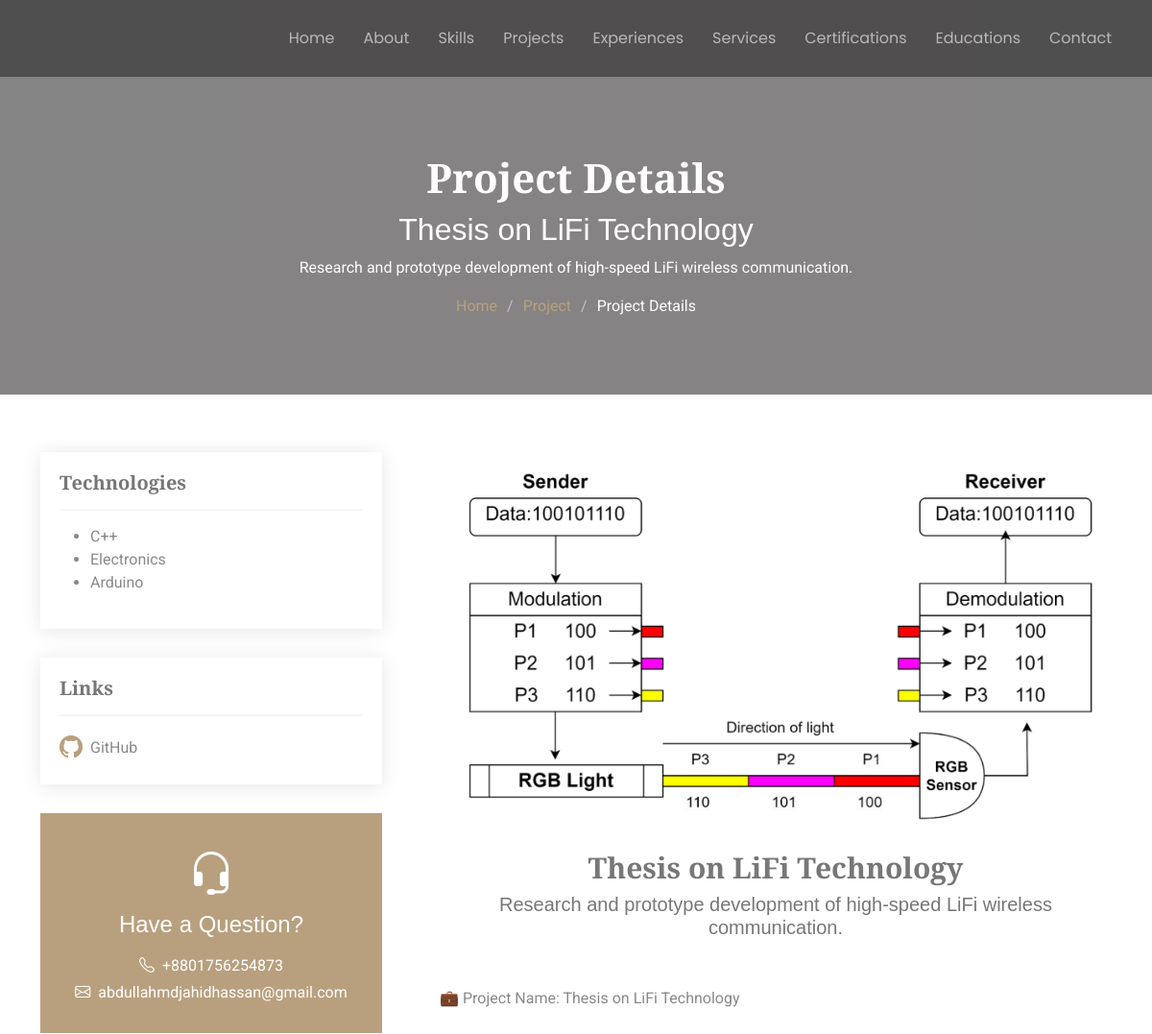
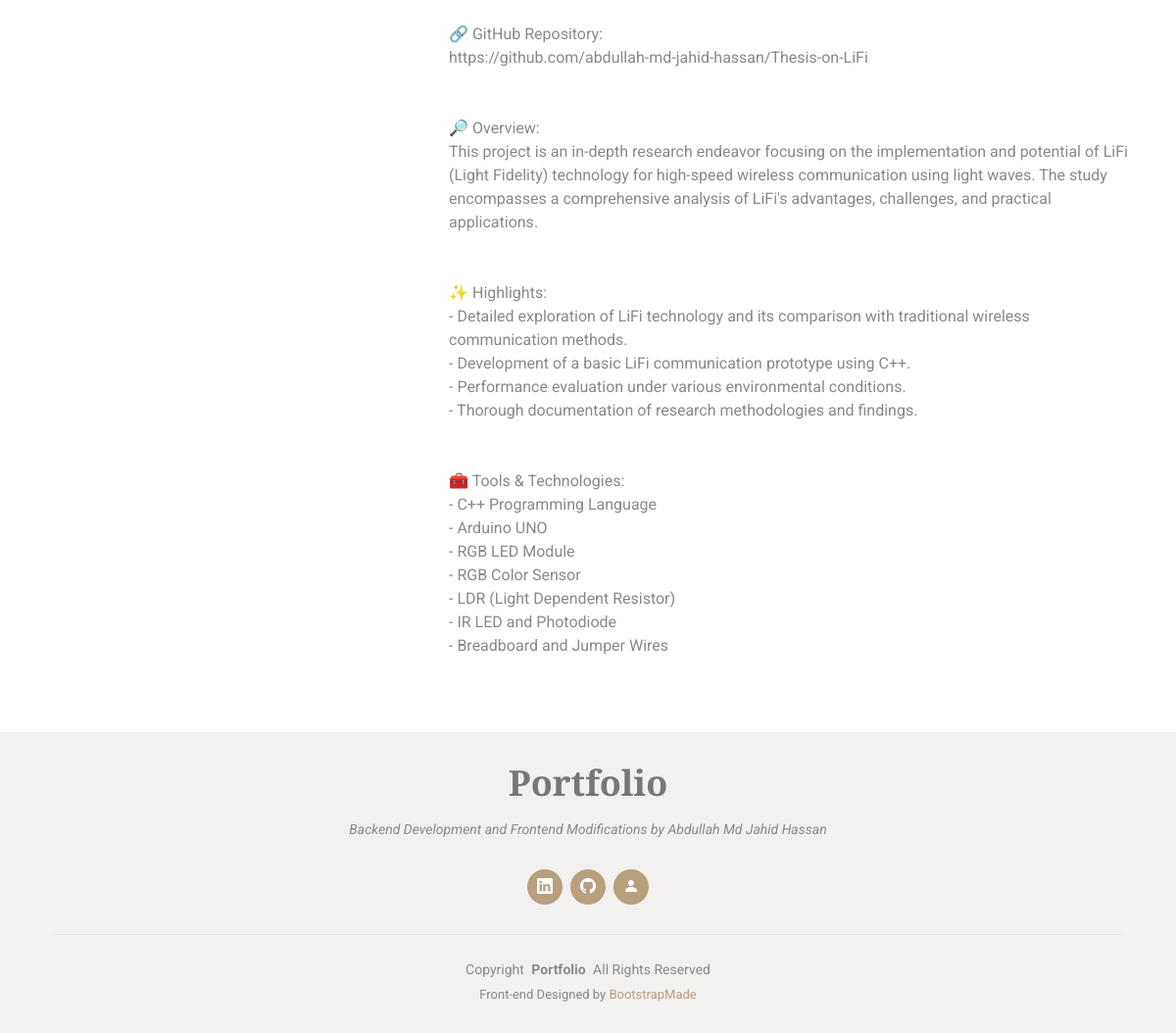
/project/Abdullah_Md_Jahid_Hassan/thesis-on-lifi-technology, run on the app's committed database (2 pictures, top to bottom).
### landing_spot/models.py (models this page shows, shortened)
class Project(models.Model):
    id = models.AutoField(primary_key=True)
    title = models.CharField(max_length=255, null=True, blank=False)
    tag_line = models.CharField(max_length=255, null=True, blank=True)
    slug = models.SlugField(max_length=300, unique=True, null=True, blank=True)
    categories = models.ManyToManyField(ProjectCategory)
    description = models.TextField(null=True, blank=True)
    resume_des = models.TextField(null=True, blank=True)
    image_path = models.ImageField(upload_to='portfolio/img/project_images/', null=True, blank=True)
    github_link = models.URLField(max_length=255, null=True, blank=True)
    live_link = models.URLField(max_length=255, null=True, blank=True)
    start_date = models.DateField(null=True, blank=True)
    end_date = models.DateField(null=True, blank=True)
    is_featured = models.BooleanField(default=False)
    user = models.ForeignKey(User, on_delete=models.CASCADE, related_name='projects')
    objects = CustomProjectOrder() # Custom ordering
    class Meta:
        verbose_name = "Project"
        verbose_name_plural = "Projects"

class ProjectCategory(models.Model):
    name = models.CharField(max_length=50, unique=True)
    slug = models.SlugField(max_length=50, unique=True)
    def __str__(self):
        return self.name
    class Meta:
        verbose_name = "Project Category"
        verbose_name_plural = "Project Categories"

class User(AbstractUser):
    tag_line = models.CharField(max_length=100, null=True, blank=True)
    phone = models.CharField(max_length=20, null=True, blank=False, unique=True)
    country = models.CharField(max_length=100, null=True, blank=False)
    city = models.CharField(max_length=100, null=True, blank=False)
    area = models.CharField(max_length=100, null=True, blank=False)
    location_link = models.CharField(max_length=255, null=True, blank=True)
    about = models.TextField(null=True, blank=True)
    github = models.URLField(max_length=255, null=True, blank=True)
    linkedin = models.URLField(max_length=255, null=True, blank=True)
    portfolio = models.URLField(max_length=255, null=True, blank=True)
    static_resume_file = models.FileField(upload_to='portfolio/img/resume/static/', null=True, blank=True)
    banner_image = models.ImageField(upload_to='portfolio/img/person/banner_images/', null=True, blank=False)
    profile_image = models.ImageField(upload_to='portfolio/img/person/profile_images/', null=True, blank=False)
    hobbies = models.TextField(null=True, blank=True)
    language = models.CharField(max_length=255, null=True, blank=True)
    meta_description = models.TextField(null=True, blank=True)
    class Meta:
        verbose_name = "User"
        verbose_name_plural = "Users"

### landing_spot/views.py (the view)
# urls.py: path('project/<str:username>/<str:slug>', views.Project_Details, name='Project_Details'),
def Project_Details(request, username, slug):
    project = get_object_or_404(Project, slug=slug, user__username=username)
    project.user_phone = project.user.phone
    project.user_email = project.user.email
    root_url = request.build_absolute_uri('/')
    previous_page = request.META.get('HTTP_REFERER', '/')
    context = {
        'project': project,
        'username': username,
        'previous_page': previous_page,
        }
    return render(request, 'project_details.html', context)

### my_portfolio/utils/models_utils.py (called while the page is built)
    def get_queryset(self):
        return super().get_queryset().annotate(
            featured_order=Case(
                When(is_featured=True, then=Value(0)),
                default=Value(1),
                output_field=IntegerField()
            ),
            no_end_date_order=Case(
                When(end_date=None, then=Value(0)),
                default=Value(1),
                output_field=IntegerField()
            )
        ).order_by('featured_order', 'no_end_date_order', '-end_date')

### Hosted/PAW/landing_spot/templates/project_details.html (shortened to what this page needs)
{% extends "master.html" %}
{% load static %}
{% block body %}
    <main class="main">
    <div class="page-title dark-background">
      <div class="container position-relative">
        <h1>Project Details</h1>
        <h2>{{project.title}}</h2>
        <p>{{project.tag_line}}</p>
        <nav class="breadcrumbs">
          <ol>
            <li><a href="{{previous_page}}">Home</a></li>
            <li><a href="{{previous_page}}#projects">Project</a></li>
            <li class="current">Project Details</li>
          </ol>
        </nav>
      </div>
    </div>
    <section id="project-details" class="project-details section">
      <div class="container">
        <div class="row gy-5">
          <div class="col-lg-4" data-aos="fade-up" data-aos-delay="100">
            <div class="technology-box">
              <h4>Technologies</h4>
              <div class="technology-list">
                <ul>
                  {% for technology in project.categories.all%}
                    <li>{{technology}}</li>
                  {% endfor %}
                </ul>
              </div>
            </div>
            {% if project.github_link or project.live_link %}
              <div class="technology-box">
                <h4>Links</h4>
                <div class="link-catalog">
                  {% if project.github_link %}
                    <a href="{{project.github_link}}" target="_blank"><i class="bi bi-github"></i><span>GitHub</span></a>
                  {% endif %}
                </div>
              </div>
            {% endif %}
            <div class="help-box d-flex flex-column justify-content-center align-items-center">
              <i class="bi bi-headset help-icon"></i>
              <h4>Have a Question?</h4>
              <p class="d-flex align-items-center mt-2 mb-0"><i class="bi bi-telephone me-2"></i> <a href="tel:{{project.user_phone}}">{{project.user_phone}}</a></p>
              <p class="d-flex align-items-center mt-1 mb-0"><i class="bi bi-envelope me-2"></i> <a href="mailto:{{project.user_email}}">{{project.user_email}}</a></p>
            </div>
          </div>
          <div class="project-description col-lg-8 ps-lg-5" data-aos="fade-up" data-aos-delay="200">
            <img src="
                    {% if project.image_path %}
                      {{ project.image_path.url }}
                    {% else %}
                      {% static "portfolio/img/project/project_default_img.jpg" %}
                    {% endif %}
                  " alt="Project image" class="img-fluid projects-img">
            <h3>{{project.title}}</h3>
            <h4>{{project.tag_line}}</h4>
            <p>{{project.description|linebreaksbr}}</p>
          </div>
        </div>
      </div>
    </section>
  </main>
{% endblock body %}

### landing_spot/static/portfolio/css/main.css (style rules this page uses)
:root { --default-font: "Roboto", system-ui, -apple-system, "Segoe UI", Roboto, "Helvetica Neue", Arial, "Noto Sans", "Liberation Sans", sans-serif, "Apple Color Emoji", "Segoe UI Emoji", "Segoe UI Symbol", "Noto Color Emoji"; --heading-font: "Playfair Display", sans-serif; --nav-font: "Poppins", sans-serif; }
:root { --background-color: #ffffff; --default-color: #898989; --heading-color: #777777; --accent-color: #b8a07e; --surface-color: #ffffff; --contrast-color: #ffffff; }
:root { --nav-color: rgba(255, 255, 255, 0.6); --nav-hover-color: #ffffff; --nav-mobile-background-color: #ffffff; --nav-dropdown-background-color: #ffffff; --nav-dropdown-color: #898989; --nav-dropdown-hover-color: #b8a07e; }
.dark-background { --background-color: #858484; --default-color: #ffffff; --heading-color: #ffffff; --surface-color: #9e9e9e; --contrast-color: #ffffff; }
:root { scroll-behavior: smooth; }
body { color: var(--default-color); background-color: var(--background-color); font-family: var(--default-font); }
a { color: var(--accent-color); text-decoration: none; transition: 0.3s; }
h1, h2, h3, h4, h5, h6 { color: var(--heading-color); font-family: var(--heading-font); }
.page-title { color: var(--default-color); background-color: var(--background-color); padding: 160px 0 80px 0; text-align: center; position: relative; }
.page-title:before { content: ""; background-color: color-mix(in srgb, var(--background-color), transparent 50%); position: absolute; inset: 0; }
.page-title h1 { font-size: 42px; font-weight: 700; margin-bottom: 10px; }
.page-title .breadcrumbs ol { display: flex; flex-wrap: wrap; list-style: none; justify-content: center; padding: 0; margin: 0; font-size: 16px; font-weight: 400; }
.page-title .breadcrumbs ol li+li { padding-left: 10px; }
.page-title .breadcrumbs ol li+li::before { content: "/"; display: inline-block; padding-right: 10px; color: color-mix(in srgb, var(--default-color), transparent 50%); }
section, .section { color: var(--default-color); background-color: var(--background-color); padding: 60px 0; scroll-margin-top: 80px; overflow: clip; }
.project-details .technology-box { background-color: var(--surface-color); padding: 20px; box-shadow: 0px 2px 20px rgba(0, 0, 0, 0.1); }
.project-details .technology-box+.technology-box { margin-top: 30px; }
.project-details .technology-box h4 { font-size: 20px; font-weight: 700; border-bottom: 2px solid color-mix(in srgb, var(--default-color), transparent 92%); padding-bottom: 15px; margin-bottom: 15px; }
.project-details .link-catalog a { color: var(--default-color); display: flex; align-items: center; padding: 10px 0; transition: 0.3s; border-top: 1px solid color-mix(in srgb, var(--default-color), transparent 90%); }
.project-details .link-catalog a:first-child { border-top: 0; padding-top: 0; }
.project-details .link-catalog a:last-child { padding-bottom: 0; }
.project-details .link-catalog a i { font-size: 24px; margin-right: 8px; color: var(--accent-color); }
.project-details .help-box { background-color: var(--accent-color); color: var(--contrast-color); margin-top: 30px; padding: 30px 15px; }
.project-details .help-box .help-icon { font-size: 48px; }
.project-details .help-box h4, .project-details .help-box a { color: var(--contrast-color); }
.project-details .projects-img { margin-bottom: 20px; }
.project-details .project-description h3 { font-size: 30px; font-weight: 700; text-align: center; }
.project-details .project-description h4 { font-size: 20px; font-weight: 300; text-align: center; }
.project-details .project-description p { margin-top: 50px; font-size: 16px; }

### data on the page
Project: title "Thesis on LiFi Technology", tag_line "Research and prototype development of high-speed LiFi wireless communication.", user_phone "+8801756254873", user_email "abdullahmdjahidhassan@gmail.com", image_path (picture), description "💼 Project Name: Thesis on LiFi Technology 🔗 GitHub Repository: https://github.com/abdullah-md-jahid-hassan/Thesis-on-LiFi 🔎 Overview: This project is an in-depth research endeavor focusing on the implementation and potential of LiFi (Light Fidelity) technology for high-speed wireless communication using light waves. The study encompasses a comprehensive analysis of LiFi's advantages, challenges, and practical applications. ✨ Highlights: - Detailed exploration of LiFi technology and its comparison with traditional wireless communication methods. - Development of a basic LiFi communication prototype using C++. - Performance evaluation under various environmental conditions. - Thorough…"
ProjectCategory: name "C++"
ProjectCategory: name "Electronics"
ProjectCategory: name "Arduino"
